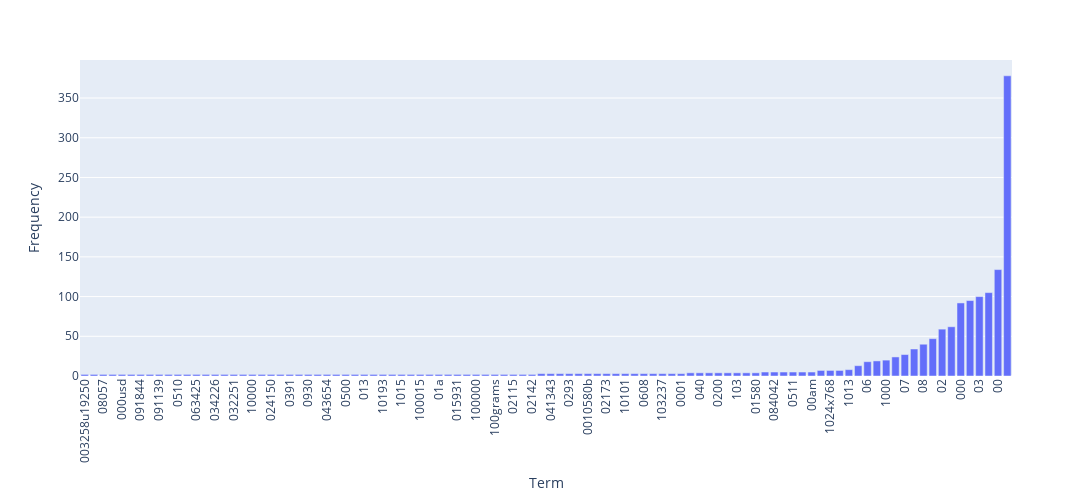

The notebook cell saved with this chart:
### Markdown cell above
### >>> **Exercise 13 (take home):** 
The chart above only contains 300 vocabulary in the documents, and it's already computationally intensive to both compute and visualize. Can you efficiently reduce the number of terms you want to visualize as an exercise.

### Code cell
# Answer here
import plotly.express as px
import pandas as pd
import numpy as np

# 前 300 個詞彙及其頻率
term_frequencies = np.asarray(X_counts.sum(axis=0))[0]

terms = count_vect.get_feature_names_out()[:300]
frequencies = term_frequencies[:300]

# 取得前 100 個高頻詞的索引
top_n = 100
top_term_indices = np.argsort(frequencies)[-top_n:]

# 選擇高頻詞及其頻率
terms = count_vect.get_feature_names_out()[top_term_indices]
frequencies = term_frequencies[top_term_indices]

# 將資料轉為 DataFrame 格式
df_plotly = pd.DataFrame({'Term': terms, 'Frequency': frequencies})

# 使用 Plotly 創建交互式條形圖
fig = px.bar(df_plotly, x='Term', y='Frequency',
             labels={'Term': 'Term', 'Frequency': 'Frequency'}, height=500, width=1200)

# 設定 X 軸標籤旋轉角度，使詞語不重疊
fig.update_layout(xaxis_tickangle=-90)

# 顯示圖表
fig.show()

### Figure 1 — Plotly figure (JSON) as saved in the notebook; plotly's stock layout.template omitted (floating-point values rounded to 4 significant figures)
{"data": [{"alignmentgroup": "True", "hovertemplate": "Term=%{x}<br>Frequency=%{y}<extra></extra>", "legendgroup": "", "marker": {"color": "#636efa", "pattern": {"shape": ""}}, "name": "", "offsetgroup": "", "orientation": "v", "showlegend": false, "textposition": "auto", "type": "bar", "x": ["003258u19250", "001642", "08057", "0721", "000usd", "071823", "091844", "091258", "091139", "090030", "0510", "061", "063425", "025924", "034226", "033446", "032251", "031423", "10000", "025240", "024150", "0x", "0391", "0987", "0930", "093300", "043654", "044140", "0500", "050046mvs104", "013", "011720", "10193", "10179", "1015", "004021809", "100015", "0138", "01a", "0184", "015931", "10016", "100000", "0000001200", "100grams", "100k", "02115", "020504", "02142", "102007", "041343", "0x100", "0293", "024103", "0010580b", "002", "02173", "02118", "10101", "0600", "0608", "06320", "103237", "023044", "0001", "101010", "040", "095220", "0200", "0423", "103", "0100", "01580", "081052", "084042", "1024", "0511", "0349", "00am", "071", "1024x768", "102", "1013", "00pm", "06", "101", "1000", "0358", "07", "09", "08", "04", "02", "05", "000", "01", "03", "100", "00", "10"], "xaxis": "x", "y": [2, 2, 2, 2, 2, 2, 2, 2, 2, 2, 2, 2, 2, 2, 2, 2, 2, 2, 2, 2, 2, 2, 2, 2, 2, 2, 2, 2, 2, 2, 2, 2, 2, 2, 2, 2, 2, 2, 2, 2, 2, 2, 2, 2, 2, 2, 2, 2, 2, 3, 3, 3, 3, 3, 3, 3, 3, 3, 3, 3, 3, 3, 3, 3, 3, 4, 4, 4, 4, 4, 4, 4, 4, 5, 5, 5, 5, 5, 5, 7, 7, 7, 8, 13, 18, 19, 20, 24, 27, 34, 40, 47, 59, 62, 92, 95, 100, 105, 134, 378], "yaxis": "y"}], "layout": {"barmode": "relative", "height": 500, "legend": {"tracegroupgap": 0}, "margin": {"t": 60}, "width": 1200, "xaxis": {"anchor": "y", "domain": [0, 1], "tickangle": -90, "title": {"text": "Term"}}, "yaxis": {"anchor": "x", "domain": [0, 1], "title": {"text": "Frequency"}}}}
